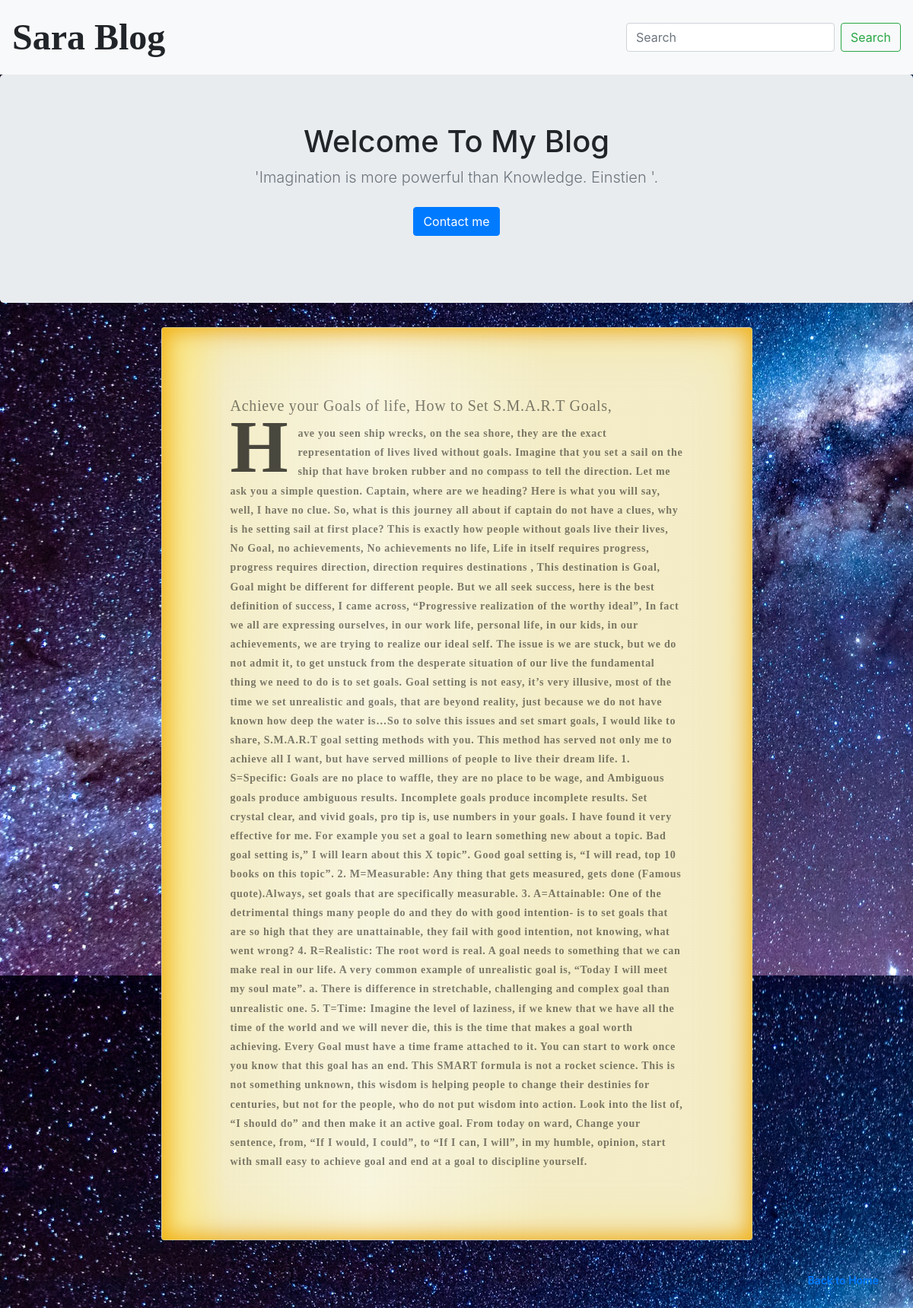
The page /blogs/7/ on the database its author committed.
### blog/models.py (models this page shows, shortened)
class Blog(models.Model):
    title = models.CharField(max_length=250)
    body = models.TextField()
    pub_date = models.DateTimeField()

### blog/views.py (the view)
# urls.py: path('blogs/<int:blog_id>/', views.detail, name = 'detail'),
def detail(request, blog_id):
    detail_page = get_object_or_404(Blog, pk=blog_id)
    return render(request, 'blog/detail.html', {'detail_blog': detail_page})

### blog/templates/blog/detail.html
{% extends 'blog/base.html' %}
{% block text %}
    <div class="container">
        <div class="card oldpage">
            <div class="card-body">
              <h5 class="card-title">{{ detail_blog.title }}</h5>
              <p class="card-text detail">{{ detail_blog.body }}</p>
            </div>
          </div>
        <br>
        <br>
        <div >
            <p class="float-right">
                <a href="{% url 'home' %}">Back to Home</a>
            </p>
        </div>
    </div>
    <br>
    <br>
    <br>
    <br>
    <br>
    <br>
{% endblock text %}

### blog/static/css/style.css (style rules this page uses)
.oldpage { background-color: #f8f5de; background-image: linear-gradient( to right, rgba(255, 210, 0, 0.4), rgba(200, 160, 0, 0.1) 11%, rgba(0, 0, 0, 0) 35%, rgba(200, 160, 0, 0.1) 65% ); box-shadow: inset 0 0 75px rgba(255, 210, 0, 0.3), inset 0 0 20px rgba(255, 210, 0, 0.4), inset 0 0 30px rgba(220, 120, 0, 0.8); color: rgba(0, 0, 0, 0.5); font-family: "AustralisProSwash-Italic"; letter-spacing: 0.05em; line-height: 1.8; padding: 5em 5em; width: 70%; margin: auto; }
body { font-size: 14px; font-weight: 600; background-image: url("galaxy.jpg"); }
.detail::first-letter { color: rgba(0, 0, 0, 0.7); float: left; font-size: 7em; line-height: 60px; padding-right: 12px; position: relative; top: 8px; }

### rows shown on the page
Blog: title "Achieve your Goals of life, How to Set S.M.A.R.T Goals,", body "Have you seen ship wrecks, on the sea shore, they are the exact representation of lives lived without goals. Imagine that you set a sail on the ship that have broken rubber and no compass to tell the direction. Let me ask you a simple question. Captain, where are we heading? Here is what you will say, well, I have no clue. So, what is this journey all about if captain do not have a clues, why is he setting sail at first place? This is exactly how people without goals live their lives, No Goal, no achievements, No achievements no life, Life in itself requires progress, progress requires direction, direction requires destinations , This destination is Goal, Goal might be different for…"
